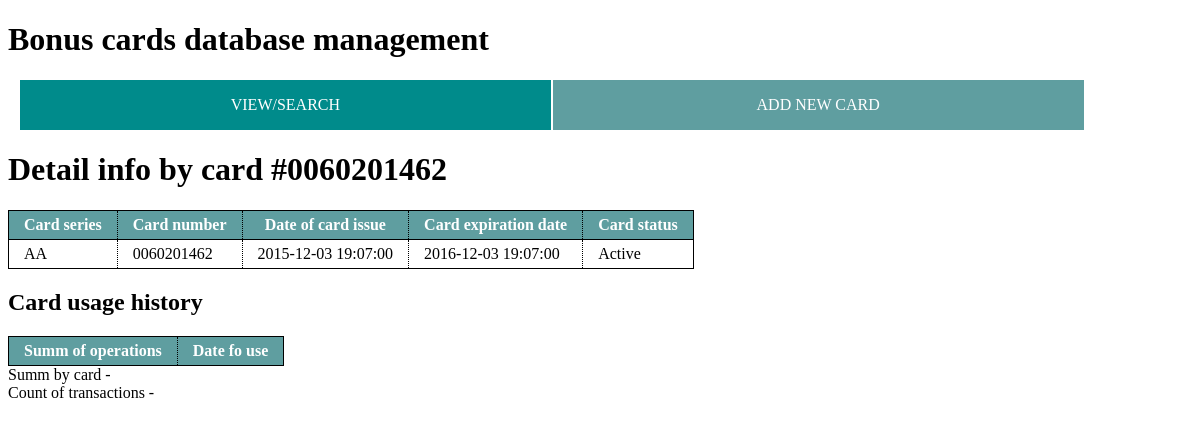
Before: /detail.php?number=0060201462 with the older database file.
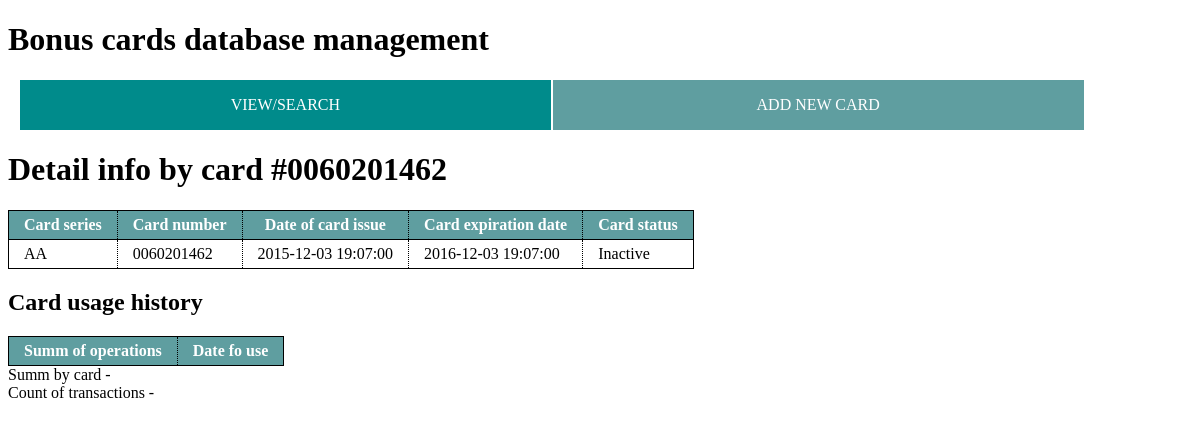
After: the same page with the newer database file.
### tables this page shows
CREATE TABLE IF NOT EXISTS `table_1` (
  `series` varchar(5) NOT NULL,
  `number` varchar(10) NOT NULL,
  `start_date` datetime NOT NULL,
  `end_date` datetime NOT NULL,
  `use_date` datetime NOT NULL,
  `summ` decimal(10,0) NOT NULL,
  `status` varchar(10) NOT NULL,
  PRIMARY KEY (`number`)
);

### detail.php (the view, shortened to what this page needs)
<?php
include "header.php";
require_once ('config.php');
require_once('addSumm_class.php');
require_once('countOfSumm_class.php');
$number = $_GET['number'];
$result = $mysqli->query("SELECT series, number, start_date, end_date, status FROM table_1 WHERE number='$number'");
$rows = $result->fetch_assoc();
echo "<h1>Detail info by card #" .$number. "</h1>";
echo "<table class='table'>";
    echo "<tr>";
        echo "<th>Card series</th>";
        echo "<th>Card number</th>";
        echo "<th>Date of card issue</th>";
        echo "<th>Card expiration date</th>";
        echo "<th>Card status</th>";
    echo "</tr>";
    echo "<tr class=''>";
        echo "<td>" .$rows['series']. "</td>";
        echo "<td>" .$rows['number']. "</td>";
        echo "<td>" .$rows['start_date']. "</td>";
        echo "<td>" .$rows['end_date']. "</td>";
        echo "<td>" .$rows['status']. "</td>";
    echo "</tr>";
echo "</table>";
echo "<h2>Card usage history</h2>";
echo "<table class='table'>";
    echo "<tr>";
        echo "<th>Summ of operations</th>";
        echo "<th>Date fo use</th>";
    echo "</tr>";
echo "</table>";
include "footer.php";

Changed rows visible on the page:
changed table_1 "AA": status "Active" → "Inactive"
